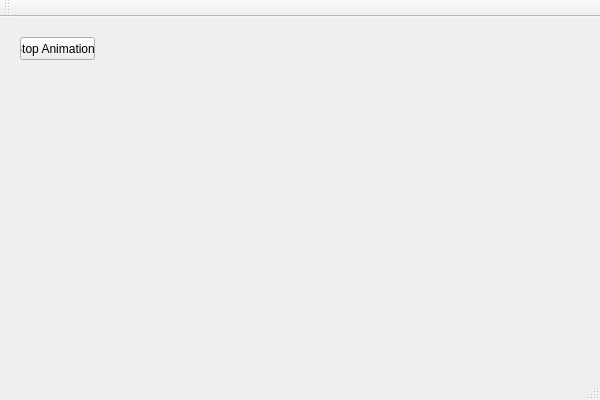
<?xml version="1.0" encoding="UTF-8"?>
<ui version="4.0">
 <class>QTIrrlichtOrbifordVisClass</class>
 <widget class="QMainWindow" name="QTIrrlichtOrbifordVisClass">
  <property name="geometry">
   <rect>
    <x>0</x>
    <y>0</y>
    <width>600</width>
    <height>400</height>
   </rect>
  </property>
  <property name="windowTitle">
   <string>QTIrrlichtOrbifordVis</string>
  </property>
  <widget class="QWidget" name="centralWidget">
   <widget class="QPushButton" name="pushButton_stopAnimations">
    <property name="geometry">
     <rect>
      <x>20</x>
      <y>20</y>
      <width>75</width>
      <height>23</height>
     </rect>
    </property>
    <property name="text">
     <string>Stop Animations</string>
    </property>
   </widget>
  </widget>
  <widget class="QMenuBar" name="menuBar">
   <property name="geometry">
    <rect>
     <x>0</x>
     <y>0</y>
     <width>600</width>
     <height>21</height>
    </rect>
   </property>
  </widget>
  <widget class="QToolBar" name="mainToolBar">
   <attribute name="toolBarArea">
    <enum>TopToolBarArea</enum>
   </attribute>
   <attribute name="toolBarBreak">
    <bool>false</bool>
   </attribute>
  </widget>
  <widget class="QStatusBar" name="statusBar"/>
 </widget>
 <layoutdefault spacing="6" margin="11"/>
 <resources/>
 <connections/>
</ui>
